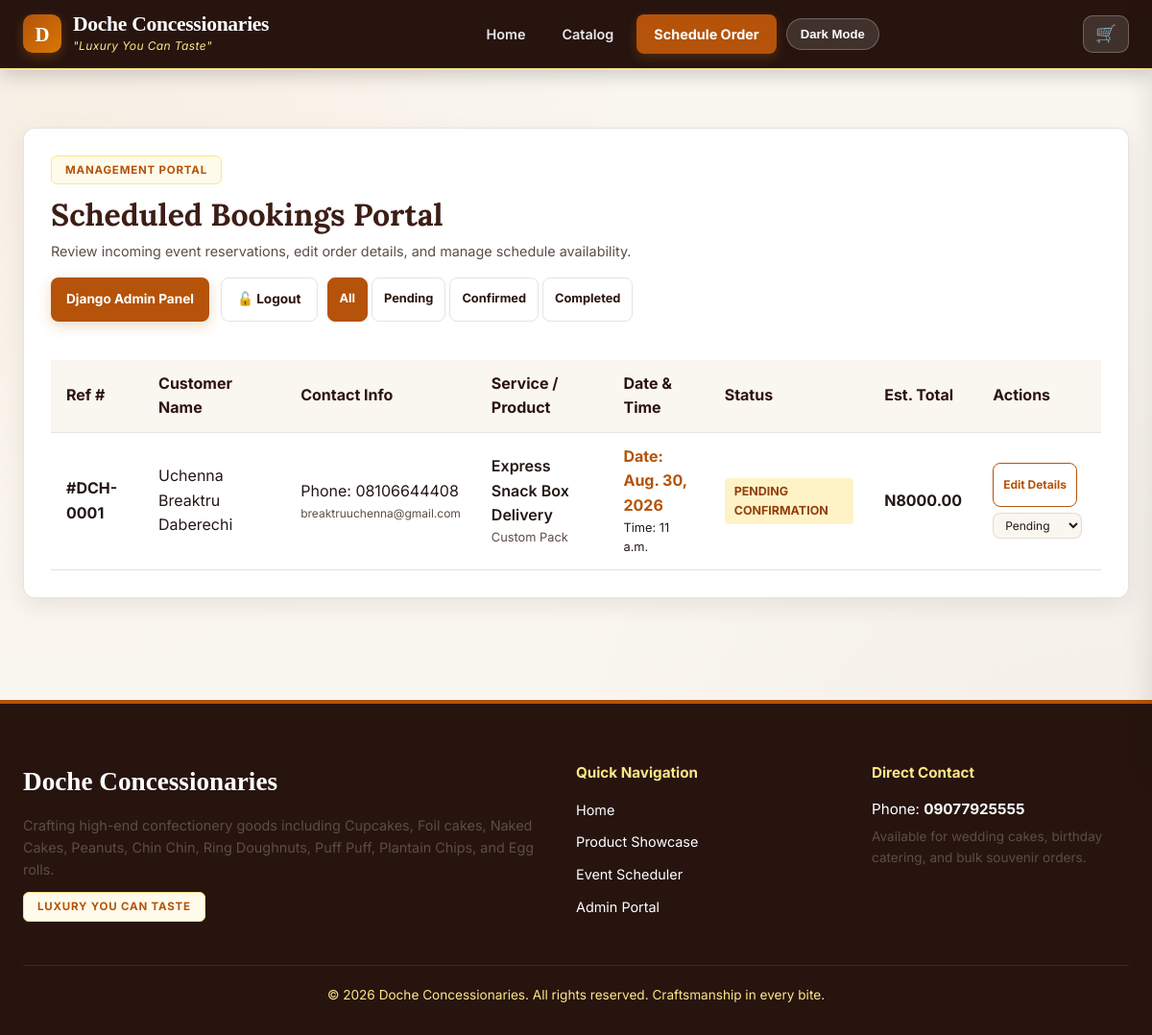
/manage/ (signed in), run on an earlier commit of the app's database.
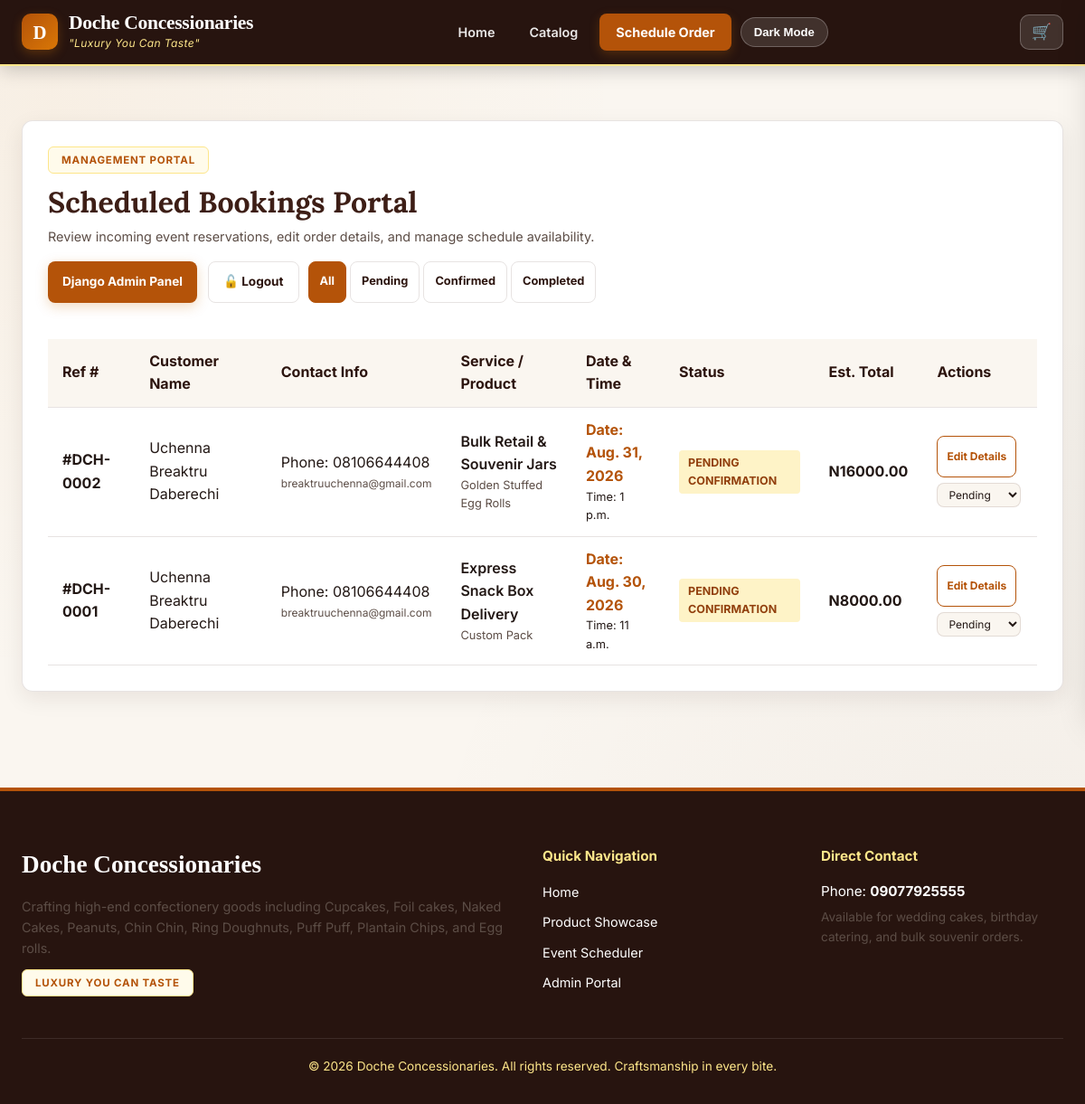
And on a later commit of the database.
### core/models.py (models this page shows, shortened)
class Booking(models.Model):
    STATUS_CHOICES = [
        ('PENDING', 'Pending Confirmation'),
        ('CONFIRMED', 'Confirmed'),
        ('COMPLETED', 'Completed'),
        ('CANCELLED', 'Cancelled'),
    ]
    customer_name = models.CharField(max_length=150)
    customer_email = models.EmailField()
    customer_phone = models.CharField(max_length=20)
    service = models.ForeignKey(Service, on_delete=models.SET_NULL, null=True, blank=True, related_name='bookings')
    product = models.ForeignKey(Product, on_delete=models.SET_NULL, null=True, blank=True, related_name='bookings')
    booking_date = models.DateField()
    booking_time = models.TimeField()
    quantity_notes = models.TextField(help_text='Specify quantity, flavor, or event details', blank=True)
    status = models.CharField(max_length=20, choices=STATUS_CHOICES, default='PENDING')
    estimated_price = models.DecimalField(max_digits=10, decimal_places=2, default=0.00)
    created_at = models.DateTimeField(auto_now_add=True)

class Service(models.Model):
    name = models.CharField(max_length=150)
    description = models.TextField()
    minimum_notice_days = models.IntegerField(default=2)
    base_price = models.DecimalField(max_digits=10, decimal_places=2)

class Product(models.Model):
    category = models.ForeignKey(Category, on_delete=models.CASCADE, related_name='products')
    name = models.CharField(max_length=150)
    description = models.TextField(blank=True)
    starting_price = models.DecimalField(max_digits=10, decimal_places=2)
    image = models.ImageField(upload_to='products/', blank=True, null=True, help_text="Upload image file directly from device")
    image_url = models.CharField(max_length=500, blank=True, help_text="External Image URL (fallback)")
    badge_tag = models.CharField(max_length=50, blank=True, default='Fresh Baked')
    is_available = models.BooleanField(default=True)
    is_featured = models.BooleanField(default=False)
    created_at = models.DateTimeField(auto_now_add=True)

### core/views.py (the view, shortened to what this page needs)
def manage_bookings(request):
    if not _check_manage_auth(request):
        return redirect('manage_login')
    status_filter = request.GET.get('status', '')
    bookings = Booking.objects.all().order_by('-created_at')
    if status_filter:
        bookings = bookings.filter(status=status_filter)
    return render(request, 'manage_bookings.html', {
        'bookings': bookings,
        'current_filter': status_filter,
    })

### core/views.py (called while the page is built)
def _check_manage_auth(request):
    return request.session.get('manage_auth') is True

### templates/manage_bookings.html (shortened to what this page needs)
{% extends 'base.html' %}
{% load static %}
{% block content %}
<div class="manage-card">
    <div class="manage-header">
        <div>
            <span class="tag-badge caramel">Management Portal</span>
            <h2 class="font-serif manage-heading">Scheduled Bookings Portal</h2>
            <p class="manage-sub">Review incoming event reservations, edit order details, and manage schedule availability.</p>
        </div>
        <div class="manage-controls">
            <div class="manage-controls-row">
                <a href="/admin/" target="_blank" rel="noopener noreferrer" class="btn-primary manage-admin-btn">Django Admin Panel</a>
                <a href="{% url 'manage_logout' %}" class="btn-secondary manage-logout-btn">🔓 Logout</a>
            </div>
            <div class="manage-filter-group">
                <a href="{% url 'manage_bookings' %}" class="btn-secondary manage-filter-btn {% if not current_filter %}btn-active-filter{% endif %}">All</a>
                <a href="{% url 'manage_bookings' %}?status=PENDING" class="btn-secondary manage-filter-btn {% if current_filter == 'PENDING' %}btn-active-filter{% endif %}">Pending</a>
                <a href="{% url 'manage_bookings' %}?status=CONFIRMED" class="btn-secondary manage-filter-btn {% if current_filter == 'CONFIRMED' %}btn-active-filter{% endif %}">Confirmed</a>
                <a href="{% url 'manage_bookings' %}?status=COMPLETED" class="btn-secondary manage-filter-btn {% if current_filter == 'COMPLETED' %}btn-active-filter{% endif %}">Completed</a>
            </div>
        </div>
    </div>
    <div class="table-responsive">
        <table class="data-table">
            <thead>
                <tr>
                    <th>Ref #</th>
                    <th>Customer Name</th>
                    <th>Contact Info</th>
                    <th>Service / Product</th>
                    <th>Date &amp; Time</th>
                    <th>Status</th>
                    <th>Est. Total</th>
                    <th>Actions</th>
                </tr>
            </thead>
            <tbody>
                {% for b in bookings %}
                <tr>
                    <td><strong>#DCH-000{{ b.id }}</strong></td>
                    <td>{{ b.customer_name }}</td>
                    <td>
                        <div>Phone: {{ b.customer_phone }}</div>
                        <div class="table-sub-text-sm">{{ b.customer_email }}</div>
                    </td>
                    <td>
                        <div class="table-service-name">{{ b.service.name|default:"Custom Service" }}</div>
                        <div class="table-product-sub-sm">{{ b.product.name|default:"Custom Pack" }}</div>
                    </td>
                    <td>
                        <div class="table-date-highlight">Date: {{ b.booking_date }}</div>
                        <div class="table-time-sm">Time: {{ b.booking_time }}</div>
                    </td>
                    <td>
                        <span class="status-badge status-{{ b.status }}">{{ b.get_status_display }}</span>
                    </td>
                    <td class="table-price-bold">N{{ b.estimated_price }}</td>
                    <td>
                        <div class="table-action-group">
                            <a href="{% url 'edit_booking' b.id %}" class="btn-secondary table-edit-btn">Edit Details</a>
                            <form method="POST" action="{% url 'manage_bookings' %}" class="table-status-form">
                                <select name="status" id="status-select-{{ b.id }}" title="Change Booking Status"
                                    class="form-select table-status-select"
                                    onchange="this.form.submit()">
                                    <option value="PENDING" {% if b.status == 'PENDING' %}selected{% endif %}>Pending</option>
                                </select>
                            </form>
                        </div>
                    </td>
                </tr>
                {% empty %}
                <tr>
                    <td colspan="8" class="table-empty-cell">No bookings found. <a href="{% url 'booking' %}">Create a new booking test slot -></a></td>
                </tr>
                {% endfor %}
            </tbody>
        </table>
    </div>
</div>
{% endblock %}

### templates/base.html (shortened to what this page needs)
<!DOCTYPE html>
<html lang="en">
<head>
    {% load static %}
    <link rel="stylesheet" href="{% static 'css/style.css' %}">
</head>
<body>
    <header class="site-header">
        <div class="header-container">
            <a href="{% url 'home' %}" class="brand-logo">
                <div class="logo-badge">D</div>
                <div class="brand-info">
                    <h1>Doche Concessionaries</h1>
                    <p>"Luxury You Can Taste"</p>
                </div>
            </a>
            <nav class="main-nav" id="mainNav">
                <a href="{% url 'home' %}" class="nav-link {% if request.resolver_match.url_name == 'home' %}active{% endif %}">Home</a>
                <a href="{% url 'product_list' %}" class="nav-link {% if request.resolver_match.url_name == 'product_list' %}active{% endif %}">Catalog</a>
                <a href="{% url 'booking' %}" class="nav-link btn-book-header">Schedule Order</a>
                <button id="themeToggleBtn" class="btn-theme-toggle">
                    <span id="themeText">Dark Mode</span>
                </button>
            </nav>
            <button class="cart-toggle-btn" onclick="toggleCart()" aria-label="Open order cart">
                🛒
            </button>
        </div>
    </header>
    <main class="main-wrapper">
        {% block content %}{% endblock %}
    </main>
    <footer class="site-footer">
        <div class="footer-content">
            <div class="footer-brand">
                <h3>Doche Concessionaries</h3>
                <p class="footer-brand-desc">Crafting high-end confectionery goods including Cupcakes, Foil cakes, Naked Cakes, Peanuts, Chin Chin, Ring Doughnuts, Puff Puff, Plantain Chips, and Egg rolls.</p>
                <div class="tag-badge caramel">Luxury You Can Taste</div>
            </div>
            <div>
                <h4 class="footer-col-title">Quick Navigation</h4>
                <ul class="footer-nav-list">
                    <li><a href="{% url 'home' %}" class="footer-nav-link">Home</a></li>
                    <li><a href="{% url 'product_list' %}" class="footer-nav-link">Product Showcase</a></li>
                    <li><a href="{% url 'booking' %}" class="footer-nav-link">Event Scheduler</a></li>
                    <li><a href="{% url 'manage_bookings' %}" class="footer-nav-link">Admin Portal</a></li>
                </ul>
            </div>
            <div>
                <h4 class="footer-col-title">Direct Contact</h4>
                <p class="footer-phone">Phone: <strong>09077925555</strong></p>
                <p class="footer-contact-sub">Available for wedding cakes, birthday catering, and bulk souvenir orders.</p>
            </div>
        </div>
        <div class="footer-bottom">
            <p>&copy; {% now "Y" %} Doche Concessionaries. All rights reserved. Craftsmanship in every bite.</p>
        </div>
    </footer>
</body>
</html>

What changed in the data, as far as the page shows it:
added Booking: id "2", customer_name "Uchenna Breaktru Daberechi", customer_phone "08106644408", customer_email "breaktruuchenna@gmail.com", service.name "Bulk Retail & Souvenir Jars", product.name "Golden Stuffed Egg Rolls", booking_date "Aug. 31, 2026", booking_time "1 p.m.", status "PENDING CONFIRMATION", estimated_price "16000.00", status "Pending"
